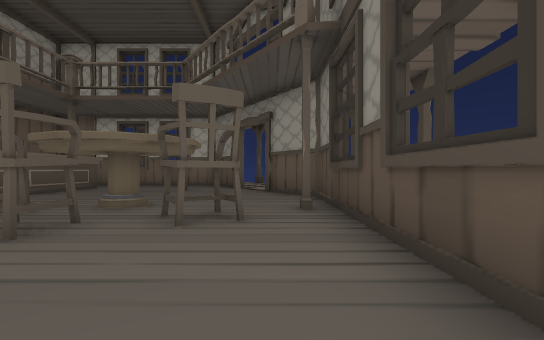
[1] (above)

16 first-person views from a walk through a scene from a Unity 3-D project. The camera is 1.3 m above the floor, looks level and sees 85° across. The floor is counted in squares, 2 m on a side. Each view is taken from the middle of a square. On the plan, view 1 faces up. The plan holds only what a view shows up to about 9 squares ahead; the rest is blank. The place goes on beyond the plan. The player is left out. Door leaves are left out, so doorways stand open.

[2]
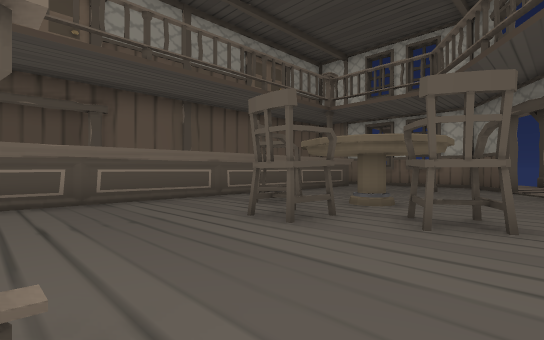

[3]
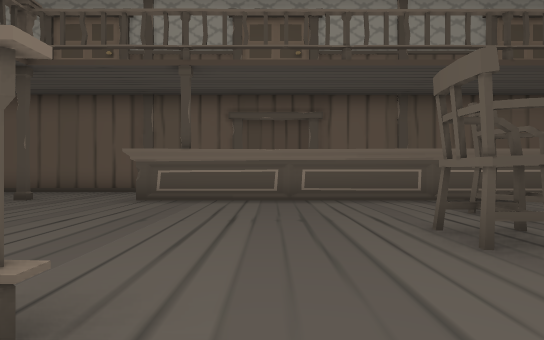

[4]
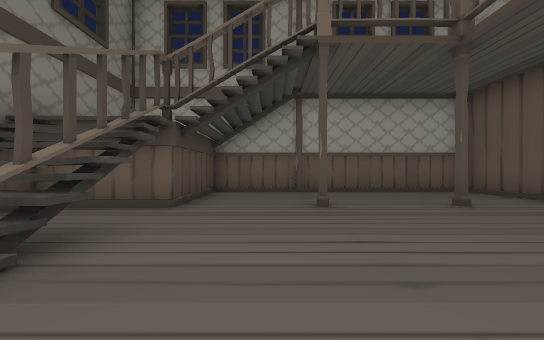

[5]
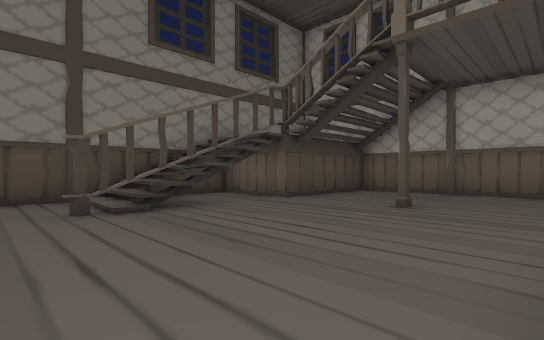

[6]
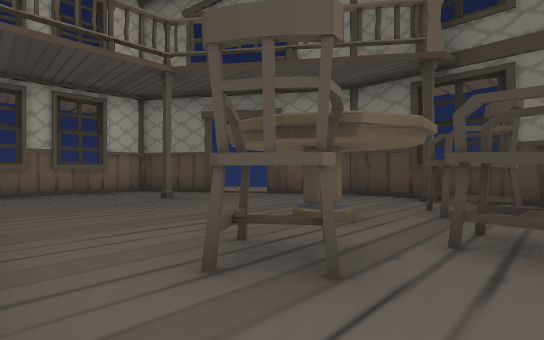

[7]
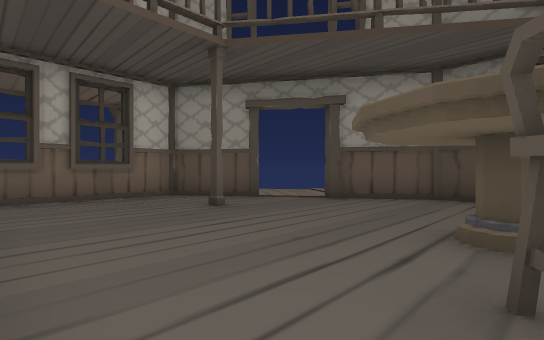

[8]
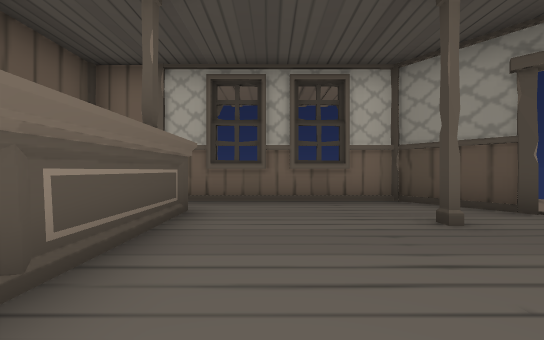

[9]
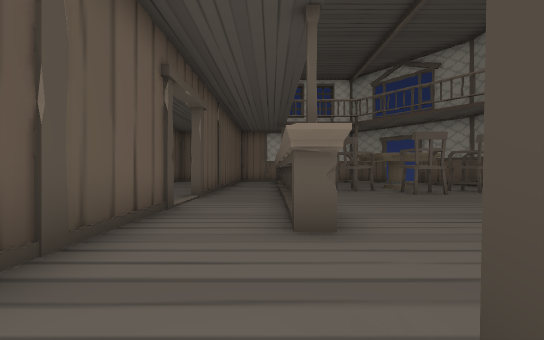

[10]
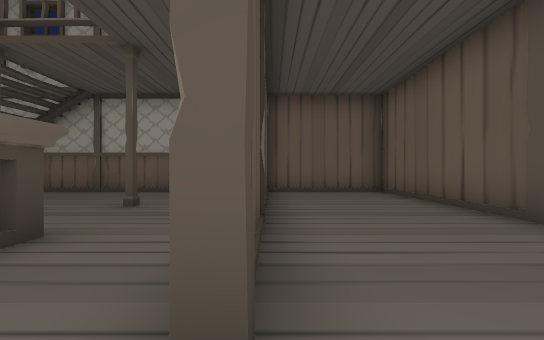

[11]
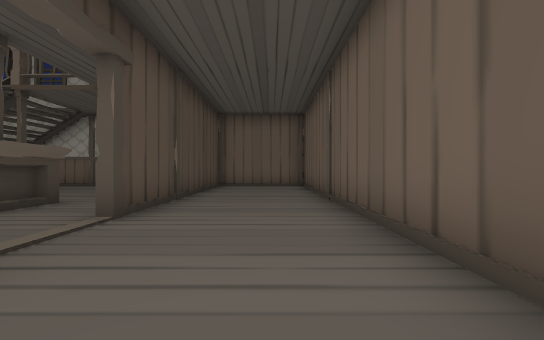

[12]
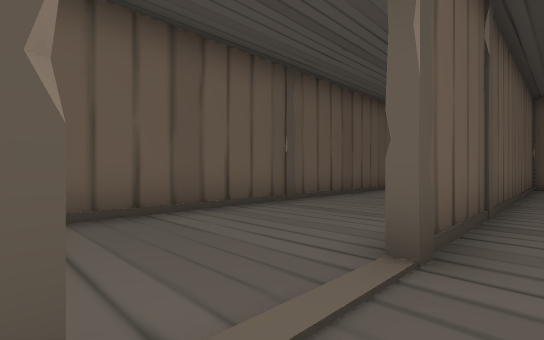

[13]
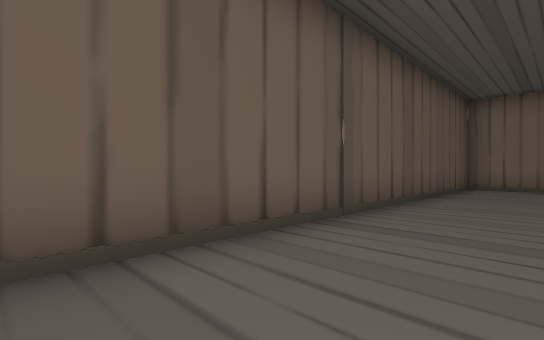

[14]
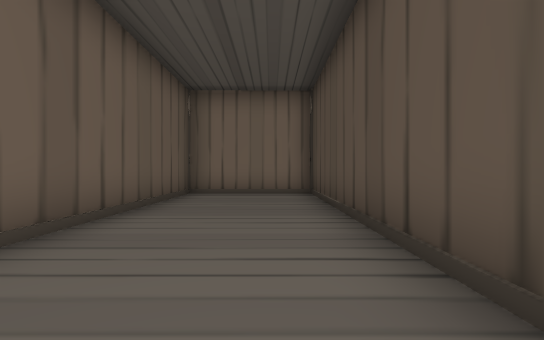

[15]
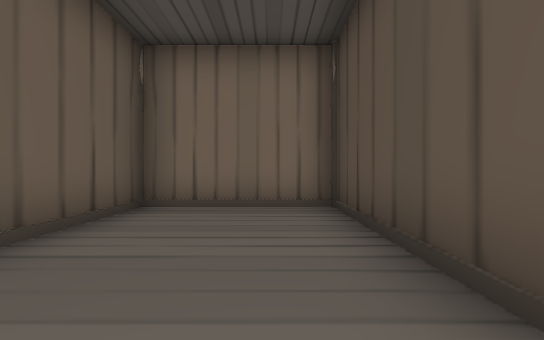

[16]
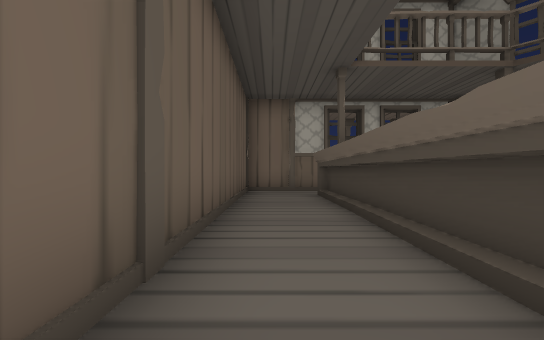

### Floor plan
Points are (right, up) in squares from view 1. A wall is a line through its corners. A room is listed if a view was taken in it or the views show most of it. See-through windows are left out.
Room 1 (views 1, 2, 3, 4, 5, 6, 7, 8, 9)
walls: (-1.3, -3) (-1.3, 0.1); (-8.8, -1.6) (-8.8, -7.7); (-1, 10.3) (-2.4, 12.3) (-6.9, 12.3); (-8.5, -7.9) (-1.3, -7.9) (-1.3, -4.2) (1.1, -4.2) (1.1, 7) (-0.2, 9); (-6.4, 10.7) (-6.2, -1.9) (-6.8, -1.9)
ways out: opening at (-8, -0.5) to room 3; opening at (-7, 11) to room 3; open door at (-0.5, 9.5)
objects: chair (-5, 4) to (-4, 5); chair (-3, 3); table (-3, 5); chair (-1, 4)
Room 2 (views 10, 11, 13, 14, 15)
walls: (-8.9, 5.1) (-8.9, 12.3) (-12.3, 12.3) (-12.3, -7.9) (-8.8, -7.9); (-8.9, -6.5) (-8.9, 0.1)
ways out: opening at (-9, 1.5) to room 3
Room 3 (views 12, 16)
walls: (-6.6, 4.4) (-6.5, 10.7); (-8.8, 0.1) (-8.8, -1.6); (-8.8, 11.9) (-8.8, 2); (-6.8, -1.9) (-6.7, 10.6); (-6.6, -1.9) (-6.6, -0.8)
ways out: opening at (-8, -0.5) to room 1; opening at (-7, 11) to room 1; opening at (-9, 1.5) to room 2

Where each view was taken, in squares from view 1:
view 1: 0 up, 0 right, facing up
view 2: 0 up, 0 right, facing up-left
view 3: 1 up, 0 right, facing left
view 4: 1 up, 3 left, facing down
view 5: 1 up, 6 left, facing down-right
view 6: 3 up, 6 left, facing up-right
view 7: 5 up, 6 left, facing up-right
view 8: 6 up, 5 left, facing up
view 9: 5 down, 7 left, facing up
view 10: 1 up, 9 left, facing down
view 11: 4 up, 11 left, facing down
view 12: 0 up, 8 left, facing up-left
view 13: 1 up, 10 left, facing up-left
view 14: 4 up, 10 left, facing up
view 15: 7 up, 10 left, facing up
view 16: 3 up, 8 left, facing up
